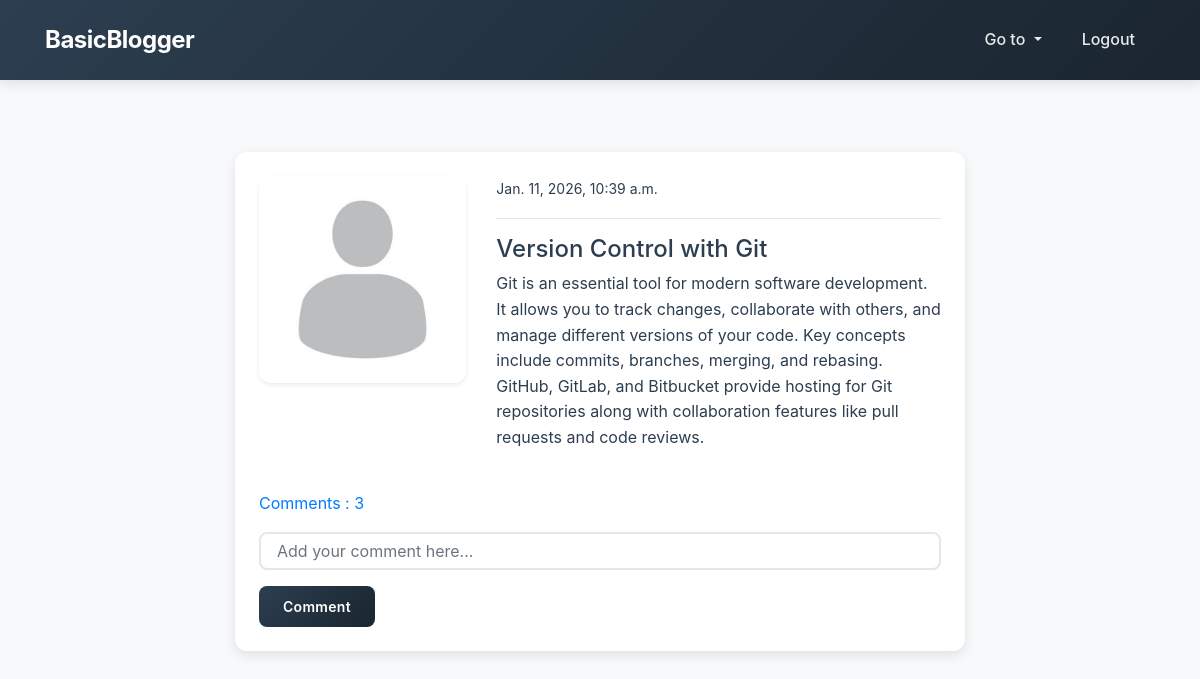
Screenshot of /post_details/27/ (signed in) with the database file from the repository.
### blog/models.py (models this page shows, shortened)
class Post(models.Model):
    title = models.CharField(max_length=100)
    content = models.TextField()
    author = models.ForeignKey(User, on_delete = models.CASCADE)
    date_created = models.DateTimeField(auto_now_add = True)
    class Meta:
        ordering = ('-date_created',)
    def comment_count(self):
        return self.comment_set.all().count()
    def comments(self):
        return self.comment_set.all()

### users/models.py (models this page shows, shortened)
class ProfileModel(models.Model):
    user = models.OneToOneField(User, on_delete=models.CASCADE)
    image = models.ImageField(
        default='default.png',
        upload_to='profile',  # Sera servi depuis /media/profile/
        validators=[FileExtensionValidator(['png', 'jpg', 'jpeg'])]
    )

### blog/views.py (the view)
# urls.py: path('post_details/<int:pk>/', views.post_details, name='details-page'),
@login_required
def post_details(request, pk):
    post = Post.objects.get(id=pk)
    if request.method == 'POST':
        comment_form = CommentForm(request.POST)
        if comment_form.is_valid():
            instance = comment_form.save(commit=False)
            instance.user = request.user
            instance.post = post
            instance.save()
            return redirect('details-page', pk=post.id)
    else:
        comment_form = CommentForm()
    context = {
            'post': post,
            'comment_form': comment_form,
    }
    return render(request, 'blog/post_details.html', context)

### blog/forms.py
class CommentForm(forms.ModelForm):
    content = forms.CharField(label='', widget=forms.TextInput(attrs={'placeholder': 'Add your comment here...'}))
    class Meta:
        model = Comment
        fields = ('content',)

### templates/blog/post_details.html (shortened to what this page needs)
{% extends 'partials/base.html' %}
{% load crispy_forms_tags %}
{% block content %}
    <div class="container">
        <div class="row mt-5 pt-4">
            <div class="col-md-8 offset-md-2">
                <div class="card my-4 shadow">
                    <div class="card-body">
                        <div class="row">
                            <div class="col-md-4">
                                <img class="img-thumbnail" src="{{ post.author.profilemodel.image.url }}" alt="profile-img">
                            </div>
                            <div class="col-md-8">
                                <small> {{ post.date_created }} </small>
                                <hr>
                                <h4> {{ post.title }} </h4>
                                <p> {{ post.content }} </p>
                            </div>
                        </div>
                        <p class="mt-4">
                            <a class="" data-toggle="collapse" href="#collapseExample" role="button" aria-expanded="false" aria-controls="collapseExample">
                              Comments : {{ post.comment_count }}
                            </a>
                        </p>
                        <form method="POST">
                            {{ comment_form|crispy }}
                            <input class="btn btn-dark btn-sm" type="submit" value="Comment">
                        </form>
                    </div>
                </div>
            </div>
        </div>
    </div>
{% endblock %}

### static/style.css (style rules this page uses)
:root { --primary-color: #2c3e50; --primary-dark: #1a252f; --accent-color: #3498db; --accent-hover: #2980b9; --success-color: #27ae60; --danger-color: #e74c3c; --text-primary: #2c3e50; --text-secondary: #7f8c8d; --bg-light: #f8f9fa; --bg-white: #ffffff; --border-color: #e1e8ed; --shadow-sm: 0 2px 4px rgba(0,0,0,0.08); --shadow-md: 0 4px 12px rgba(0,0,0,0.1); --shadow-lg: 0 8px 24px rgba(0,0,0,0.12); --radius-sm: 4px; --radius-md: 8px; --radius-lg: 12px; --transition: all 0.3s cubic-bezier(0.4, 0, 0.2, 1); }
* { margin: 0; padding: 0; box-sizing: border-box; }
body { font-family: -apple-system, BlinkMacSystemFont, 'Segoe UI', Roboto, 'Helvetica Neue', Arial, sans-serif; color: var(--text-primary); background-color: var(--bg-light); line-height: 1.6; font-size: 16px; }
.card { border: none !important; border-radius: var(--radius-lg) !important; box-shadow: var(--shadow-sm) !important; transition: var(--transition) !important; overflow: hidden; background: var(--bg-white); }
.card-body { padding: 1.5rem !important; }
.btn { border-radius: var(--radius-md) !important; padding: 0.625rem 1.5rem !important; font-weight: 600 !important; transition: var(--transition) !important; border: none !important; text-transform: none; letter-spacing: 0.3px; }
.btn-dark { background: linear-gradient(135deg, var(--primary-color) 0%, var(--primary-dark) 100%) !important; color: #ffffff !important; }
.form-control { border: 2px solid var(--border-color) !important; border-radius: var(--radius-md) !important; padding: 0.75rem 1rem !important; font-size: 1rem; transition: var(--transition) !important; background-color: var(--bg-white); }
.img-thumbnail { border: none !important; border-radius: var(--radius-lg) !important; box-shadow: var(--shadow-sm) !important; padding: 0.5rem !important; background-color: var(--bg-white); transition: var(--transition); }
.container { max-width: 1140px; }
.mt-5 { margin-top: 3rem !important; }
.pt-4 { padding-top: 5rem !important; }
.shadow { box-shadow: var(--shadow-md) !important; }
.my-4 { margin-top: 1.5rem !important; margin-bottom: 1.5rem !important; }
.card { animation: fadeIn 0.5s ease-out; }

### rows the page displays
Post: author.profilemodel.image (placeholder picture), date_created "Jan. 11, 2026, 10:39 a.m.", title "Version Control with Git", content "Git is an essential tool for modern software development. It allows you to track changes, collaborate with others, and manage different versions of your code. Key concepts include commits, branches, merging, and rebasing. GitHub, GitLab, and Bitbucket provide hosting for Git repositories along with collaboration features like pull requests and code reviews.", comment_count "3"
